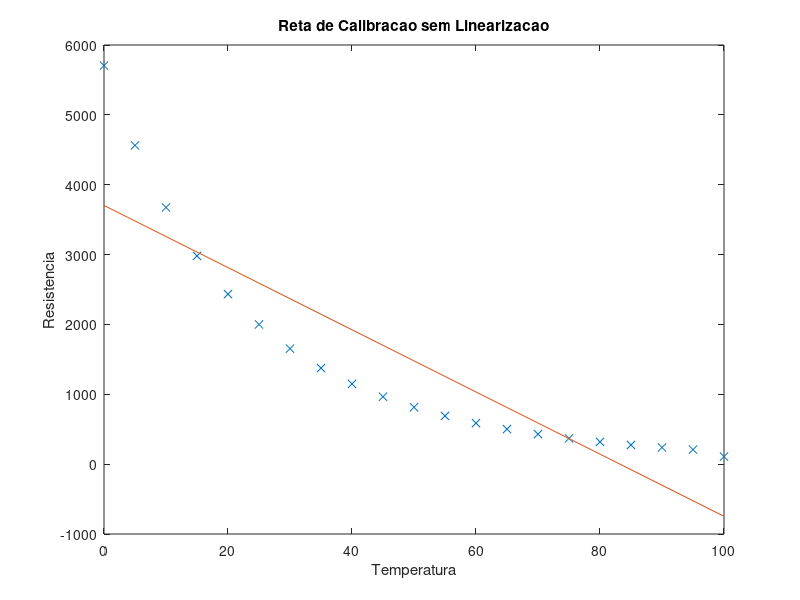
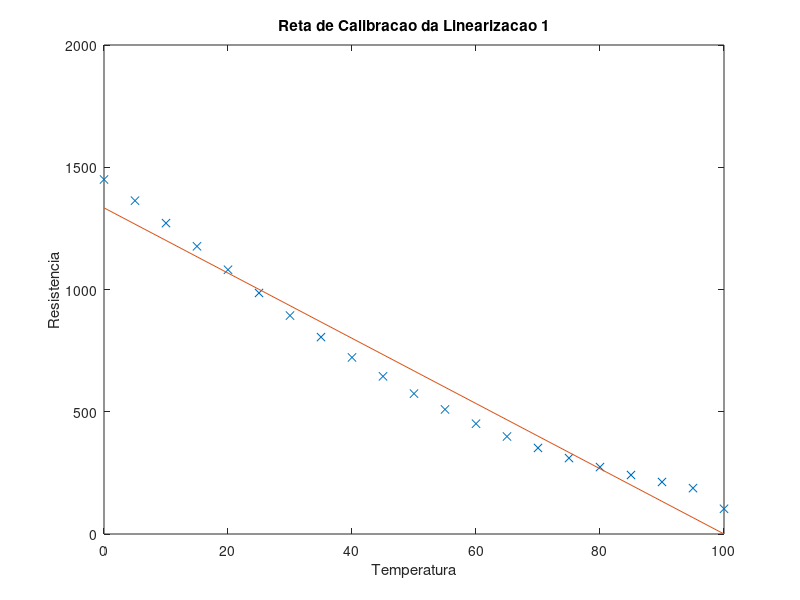
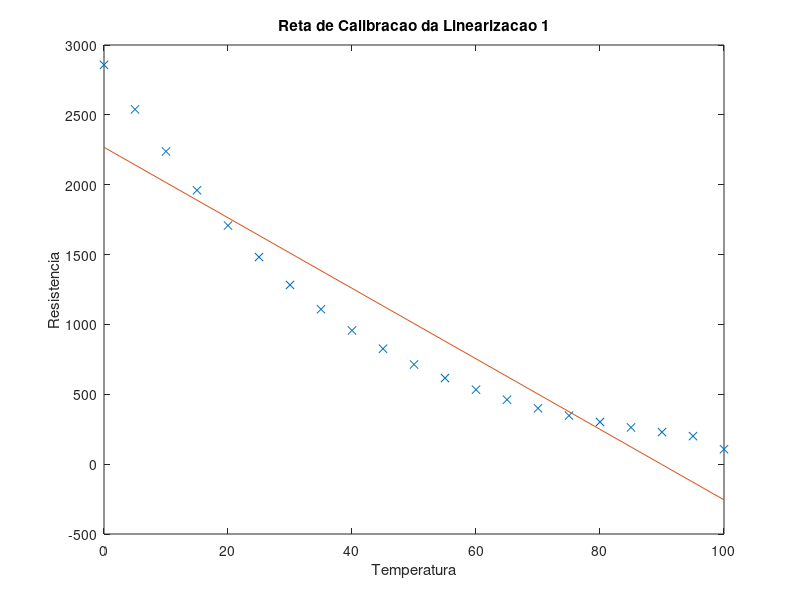
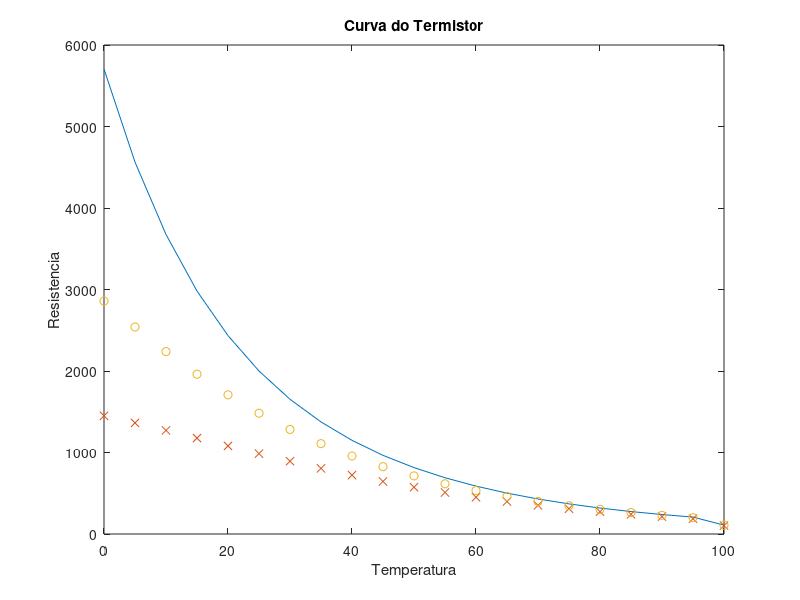

Here is the MATLAB script that generated these plots, in order:
%
% Trabalho 2 de ITM
% Exercício 7
% Dhiana Deva
% 2013/2
%

r = [5705, 4563, 3675, 2981, 2434, 2000, 1653, 1375, 1149, 965.0, 814.7, 690.5, 587.5, 501.7, 429.8, 369.5, 318.6, 275.5, 238.9, 207.6, 108.9]
t = [0:5:100]
B = 3528
Rtmeio = 2000
Tmeio = 25
Rtbaixo = 108.9
Rtalto = 5705

% Sem linearizacao
figure
p = polyfit(t, r, 1)
d = polyval(p, t)
plot(t, r, 'x', t, d)
% Sensibilidade: Inclinacao da curva de calibracao.
s = p(1)
% Linearidade (%): Percentual de nao linearidade relativa.
span = max(d) - min(d)
maxerr = max(abs(r - d))
l = maxerr/span*100
title('Reta de Calibracao sem Linearizacao')
xlabel('Temperatura')
ylabel('Resistencia')
print -dpng fig1.png -S800,600

% Linearizacao 1
figure
Rp1 = Rtmeio * (B - 2*Tmeio) / (B + 2 * Tmeio)
r1 = r * Rp1 ./ (r + Rp1)
p1 = polyfit(t, r1, 1)
d1 = polyval(p1, t)
plot(t, r1, 'x', t, d1)
% Sensibilidade: Inclinacao da curva de calibracao.
s1 = p1(1)
% Linearidade (%): Percentual de nao linearidade relativa.
span1 = max(d1) - min(d1)
maxerr1 = max(abs(r1 - d1))
l1 = maxerr1/span1*100
title('Reta de Calibracao da Linearizacao 1')
xlabel('Temperatura')
ylabel('Resistencia')
print -dpng fig2.png -S800,600

% Linearizacao 2
figure
Rp2 = (Rtmeio * (Rtbaixo + Rtalto) - 2 * Rtbaixo * Rtalto) / (Rtbaixo + Rtalto - 2 * Rtmeio)
r2 = r * Rp2 ./ (r + Rp2)
p2 = polyfit(t, r2, 1)
d2 = polyval(p2, t)
plot(t, r2, 'x', t, d2)
% Sensibilidade: Inclinacao da curva de calibracao.
s2 = p2(1)
% Linearidade (%): Percentual de nao linearidade relativa.
span2 = max(d2) - min(d2)
maxerr2 = max(abs(r2 - d2))
l2 = maxerr2/span2*100
title('Reta de Calibracao da Linearizacao 1')
xlabel('Temperatura')
ylabel('Resistencia')
print -dpng fig3.png -S800,600

% Comparativo 
figure
plot(t, r, t, r1, 'x', t, r2, 'o')
title('Curva do Termistor')
xlabel('Temperatura')
ylabel('Resistencia')
print -dpng fig4.png -S800,600

pause
